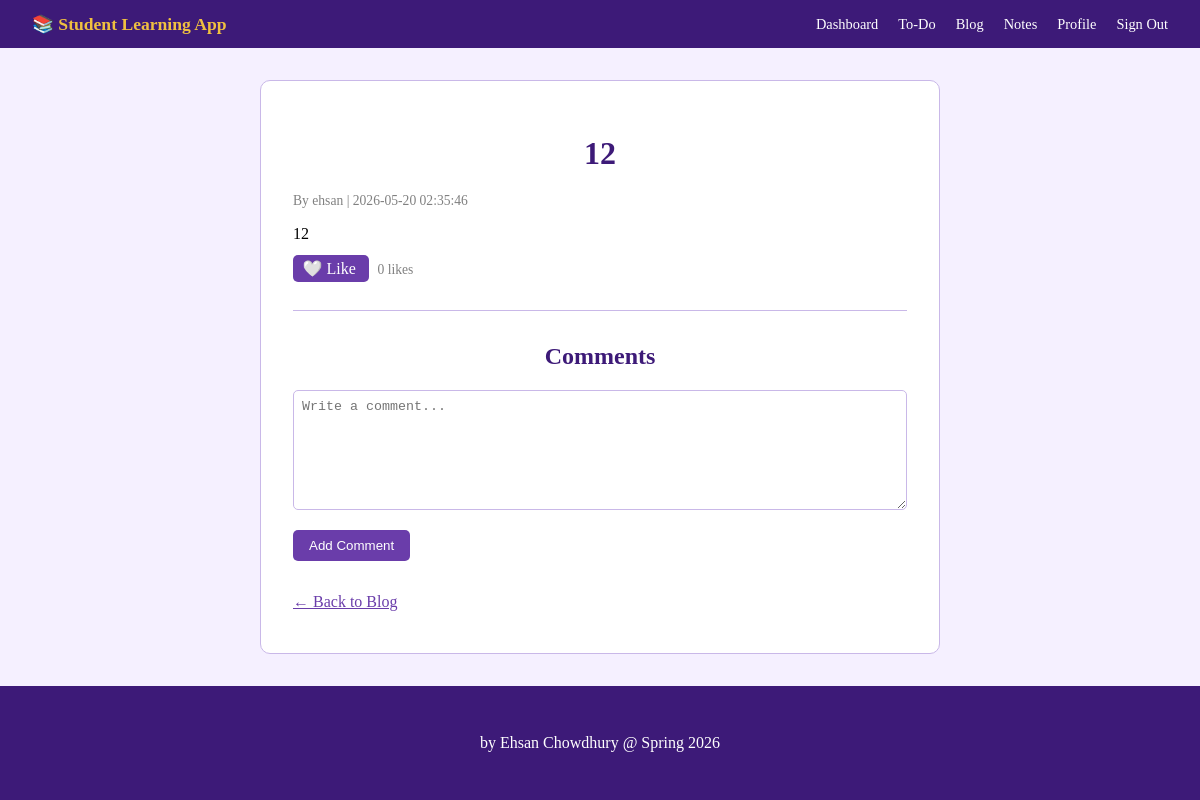
Page /blog/post/6 (signed in) on the committed database.
### tables this page shows
CREATE TABLE posts (
    id INTEGER PRIMARY KEY AUTOINCREMENT,
    username TEXT NOT NULL,
    title TEXT NOT NULL,
    content TEXT NOT NULL,
    created_at DATETIME DEFAULT CURRENT_TIMESTAMP
);

### app.py (the view)
@app.route('/blog/post/<int:post_id>')
def view_post(post_id):
    if 'username' not in session:
        return redirect(url_for('login'))
    conn = get_db()
    cursor = conn.cursor()
    cursor.execute("SELECT * FROM posts WHERE id = ?", (post_id,))
    post = cursor.fetchone()
    cursor.execute("SELECT * FROM comments WHERE post_id = ? ORDER BY created_at ASC", (post_id,))
    comments = cursor.fetchall()
    cursor.execute("SELECT COUNT(*) FROM likes WHERE post_id = ?", (post_id,))
    like_count = cursor.fetchone()[0]
    cursor.execute("SELECT * FROM likes WHERE post_id = ? AND username = ?", (post_id, session['username']))
    user_liked = cursor.fetchone()
    conn.close()
    return render_template('post.html', post=post, comments=comments, like_count=like_count, user_liked=user_liked)

### app.py (called while the page is built)
def get_db():
    conn = sqlite3.connect("students.db")
    conn.row_factory = sqlite3.Row
    return conn

### templates/post.html (shortened to what this page needs)
{% extends 'base.html' %}
{% block content %}
<h1 class="title">{{ post['title'] }}</h1>
<p class="post_meta">By {{ post['username'] }} | {{ post['created_at'] }}</p>
<p class="post_content">{{ post['content'] }}</p>
<div style="margin-bottom: 1rem;">
    <a href="{{ url_for('like_post', post_id=post['id']) }}" class="btn_complete">
        {% if user_liked %}❤️ Unlike{% else %}🤍 Like{% endif %}
    </a>
    <span class="post_meta" style="margin-left: 0.5rem;">{{ like_count }} likes</span>
</div>
<hr class="divider">
<h2 class="title">Comments</h2>
<form method="POST" action="{{ url_for('add_comment', post_id=post['id']) }}" class="signup_form">
    <section class="form_section">
        <textarea name="comment" placeholder="Write a comment..." required></textarea>
    </section>
    <button type="submit" class="btn_signup">Add Comment</button>
</form>
<div class="signup_div">
    <a href="{{ url_for('blog') }}">← Back to Blog</a>
</div>
{% endblock %}

### static/style.css (style rules this page uses)
* { box-sizing: border-box; }
body { background-color: #f5f0ff; margin: 0; min-height: 100vh; display: flex; flex-direction: column; }
.title { text-align: center; color: #3d1a78; }
.form_section { margin-bottom: 1rem; }
.btn_login, .btn_signup { background-color: #6a3daa; color: white; border: none; border-radius: 5px; padding: 0.5rem 1rem; transition: ease 500ms; }
.signup_div { margin-top: 2rem; color: #3d1a78; }
.signup_div a { color: #6a3daa; font-size: 1rem; }
.btn_complete { background-color: #6a3daa; color: white; padding: 0.3rem 0.6rem; border-radius: 5px; text-decoration: none; }
.form_section textarea { padding: 0.5rem; width: 100%; border: 1px solid #c9b8e8; border-radius: 5px; height: 120px; resize: vertical; }
.post_meta { color: gray; font-size: 0.85rem; margin: 0.3rem 0; }
.post_content { margin: 1rem 0; }
.divider { margin: 2rem 0; border: none; border-top: 1px solid #c9b8e8; }

### rows in the picture
posts: title "12", username "ehsan", created_at "2026-05-20 02:35:46", content "12"

### other values in the picture
{{ like_count }} "0"
